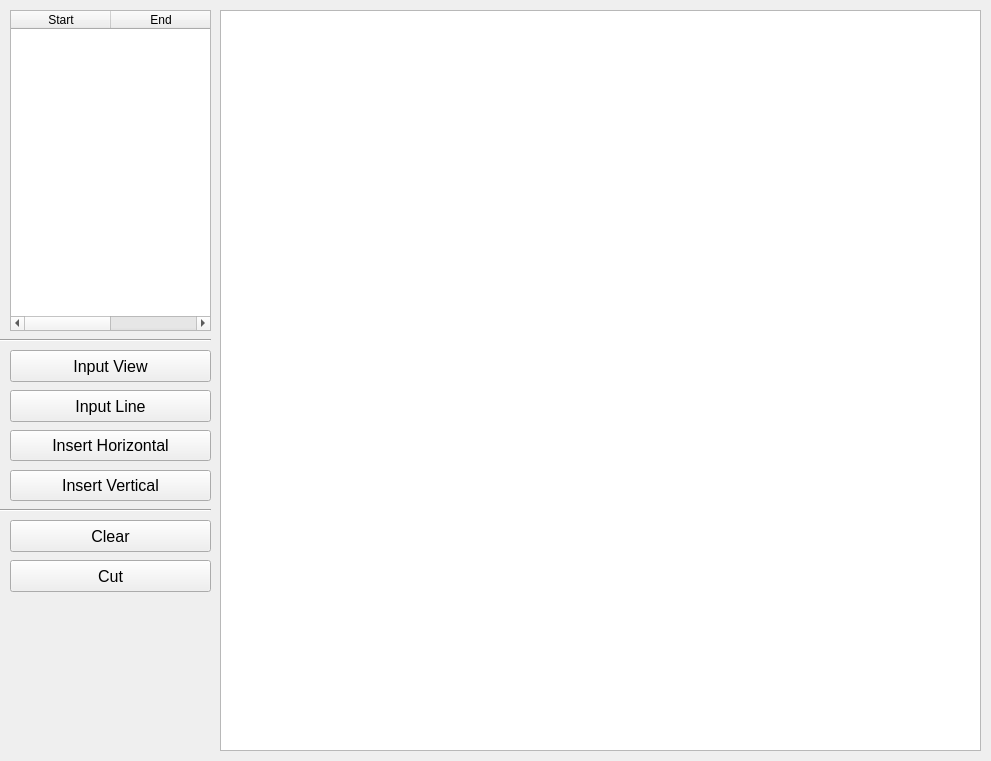
<?xml version="1.0" encoding="UTF-8"?>
<ui version="4.0">
 <class>MainWindow</class>
 <widget class="QMainWindow" name="MainWindow">
  <property name="geometry">
   <rect>
    <x>0</x>
    <y>0</y>
    <width>991</width>
    <height>761</height>
   </rect>
  </property>
  <property name="windowTitle">
   <string>Lab Graphic 07</string>
  </property>
  <widget class="QWidget" name="centralwidget">
   <widget class="QGraphicsView" name="view">
    <property name="geometry">
     <rect>
      <x>220</x>
      <y>10</y>
      <width>761</width>
      <height>741</height>
     </rect>
    </property>
   </widget>
   <widget class="QTableWidget" name="table">
    <property name="geometry">
     <rect>
      <x>10</x>
      <y>10</y>
      <width>201</width>
      <height>321</height>
     </rect>
    </property>
    <column>
     <property name="text">
      <string>Start</string>
     </property>
    </column>
    <column>
     <property name="text">
      <string>End</string>
     </property>
    </column>
   </widget>
   <widget class="QPushButton" name="paint">
    <property name="geometry">
     <rect>
      <x>10</x>
      <y>560</y>
      <width>201</width>
      <height>32</height>
     </rect>
    </property>
    <property name="font">
     <font>
      <pointsize>12</pointsize>
     </font>
    </property>
    <property name="text">
     <string>Cut</string>
    </property>
   </widget>
   <widget class="QPushButton" name="erase">
    <property name="geometry">
     <rect>
      <x>10</x>
      <y>520</y>
      <width>201</width>
      <height>32</height>
     </rect>
    </property>
    <property name="font">
     <font>
      <pointsize>12</pointsize>
     </font>
    </property>
    <property name="text">
     <string>Clear</string>
    </property>
   </widget>
   <widget class="QPushButton" name="bars">
    <property name="geometry">
     <rect>
      <x>10</x>
      <y>390</y>
      <width>201</width>
      <height>32</height>
     </rect>
    </property>
    <property name="font">
     <font>
      <pointsize>12</pointsize>
     </font>
    </property>
    <property name="text">
     <string>Input Line</string>
    </property>
   </widget>
   <widget class="QPushButton" name="rect">
    <property name="geometry">
     <rect>
      <x>10</x>
      <y>350</y>
      <width>201</width>
      <height>32</height>
     </rect>
    </property>
    <property name="font">
     <font>
      <pointsize>12</pointsize>
     </font>
    </property>
    <property name="text">
     <string>Input View</string>
    </property>
   </widget>
   <widget class="QPushButton" name="horizontal">
    <property name="geometry">
     <rect>
      <x>10</x>
      <y>430</y>
      <width>201</width>
      <height>31</height>
     </rect>
    </property>
    <property name="font">
     <font>
      <pointsize>12</pointsize>
     </font>
    </property>
    <property name="text">
     <string>Insert Horizontal</string>
    </property>
   </widget>
   <widget class="Line" name="line">
    <property name="geometry">
     <rect>
      <x>0</x>
      <y>330</y>
      <width>211</width>
      <height>20</height>
     </rect>
    </property>
    <property name="orientation">
     <enum>Qt::Horizontal</enum>
    </property>
   </widget>
   <widget class="QPushButton" name="vertical">
    <property name="geometry">
     <rect>
      <x>10</x>
      <y>470</y>
      <width>201</width>
      <height>31</height>
     </rect>
    </property>
    <property name="font">
     <font>
      <pointsize>12</pointsize>
     </font>
    </property>
    <property name="text">
     <string>Insert Vertical</string>
    </property>
   </widget>
   <widget class="Line" name="line_2">
    <property name="geometry">
     <rect>
      <x>0</x>
      <y>500</y>
      <width>211</width>
      <height>20</height>
     </rect>
    </property>
    <property name="orientation">
     <enum>Qt::Horizontal</enum>
    </property>
   </widget>
  </widget>
 </widget>
 <resources/>
 <connections/>
</ui>
